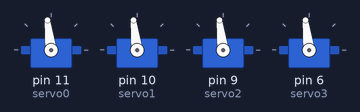
Bench run of a sketch on a simulated Arduino Uno, built with avr-gcc and run on an emulated ATmega328P. On the bench: 4 × servo. What the sketch prints to the serial monitor is not drawn.

Above: at 0.05 s.
At 0.5 s:
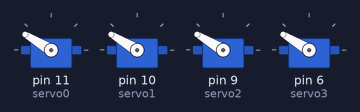
At 0.95 s:
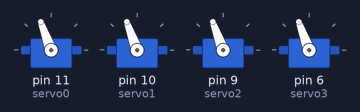
At 1.2 s:
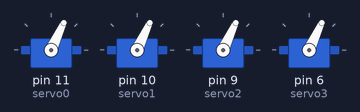
At 1.5 s:
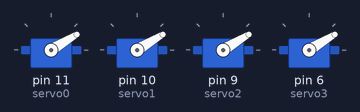
At 2.05 s:
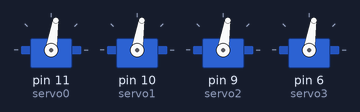
Timing chart, 0 to 4.8 s (numbered marks = the images above):
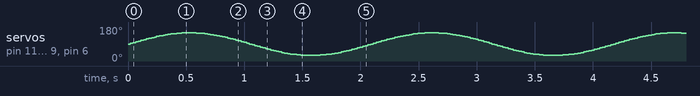

The sketch:

servo__write_in_sine_function1.ino
```cpp
#include <Servo.h>
#include<math.h>
Servo servo0;
Servo servo1;
Servo servo2;
Servo servo3;
void setup()
{

  pinMode(11,OUTPUT);
  servo0.attach(11);


  pinMode(10,OUTPUT);
  servo1.attach(10);

  pinMode(9,OUTPUT);
  servo2.attach(9);

  pinMode(6,OUTPUT);
  servo3.attach(6);
  Serial.begin(9600);
}

void loop()
{
  for(int i=0;i<=359;i++)
  {
    float rad0=i*(3.14159/180);
    float val0=sin(rad0);
    float newval0=val0*1000;
    int angle0=map(newval0,-1000,1000,30,150);
    servo0.write(angle0);
    servo1.write(angle0);
    servo2.write(angle0);
    servo3.write(angle0);
    Serial.print(val0);
    delay(5);
  }
}
```
